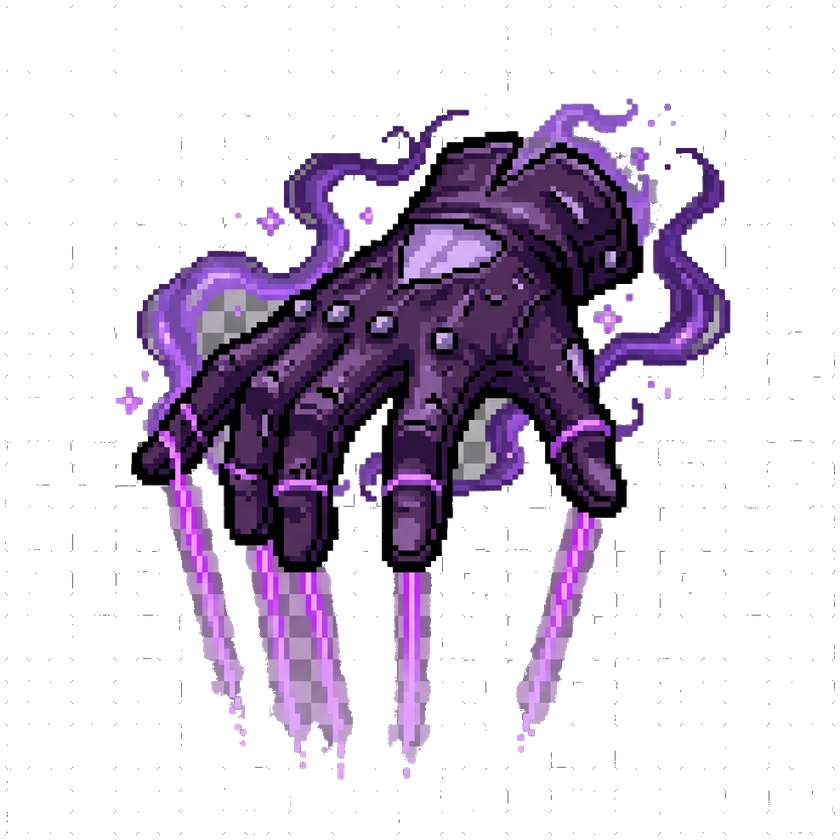
#> input picture Assets/Resources/UI/AllySkullMark.png, 840 x 840 px, shrunk from 988 x 988 before the run, found by its file name
$ python make_ally_mark_transparent.py
#> lines starting #> are read from the running program, lines starting #| are printed output that depends on the picture
#> in main, src_img is the input picture: PIL image 840x840 RGBA; mean R, G, B, A 31.3, 21.3, 37.2, 73.2
#| [INFO] Source: d:\Survivor\Survivor\Assets\Resources\UI\AllySkullMark.png  size=(840, 840)  mode=RGBA
# -*- coding: utf-8 -*-
"""
把 Resources/UI/AllySkullMark.png（"操纵灵魂的紫气丝线手套"图标）的灰白棋盘格背景
彻底抠成真透明 alpha，并裁掉前景外的空白边距让图标在 sprite 内更"紧凑"。

策略（沿用 make_tomb_skin_transparent.py 的洪水填充思路）：
1. 从 4 个角作为种子做 BFS：种子像素颜色必须满足 is_bg_color → 写入 bg_mask=1。
2. 邻居只有当自身像素颜色也满足 is_bg_color 才扩散——避免吃掉前景紫气流光。
3. 由于丝线/紫气是紫色（高饱和），手套是深紫接近黑（低亮度），都不满足 is_bg_color，
   不会被误删；棋盘格的灰白方块以及方块之间的浅灰抗锯齿过渡都会被一次性清空。
4. 写出 RGBA，背景 alpha=0，前景 alpha=255（二值化）。
5. 紧凑裁剪：扫描非透明像素的 bbox，加 4px padding 后 crop——让 sprite 内容更"满"，
   减少空白边距，避免上层逻辑把"图标看起来变小了一半"误以为是显示尺寸不够。
"""
import os
import shutil
from collections import deque
from PIL import Image

SRC = r"d:\Survivor\Survivor\Assets\Resources\UI\AllySkullMark.png"
DST = SRC  # 原地覆盖；旧文件已在 git 里有历史，按需 git checkout 即可回滚


def is_bg_color(r, g, b):
    """判断像素颜色是否属于"棋盘格灰白背景 / 白雾"。
    - 弱饱和（chrom 小）+ 中高亮度（lum >= 110）→ 视为背景。
    - 紫气流光是高饱和紫，手套是深色低亮度，都不满足，永远保留。"""
    mx = max(r, g, b)
    mn = min(r, g, b)
    chrom = mx - mn
    lum = (r + g + b) / 3
    if chrom <= 32 and lum >= 110:
        return True
    return False


def flood_fill_bg(img: Image.Image) -> Image.Image:
    img = img.convert("RGB")
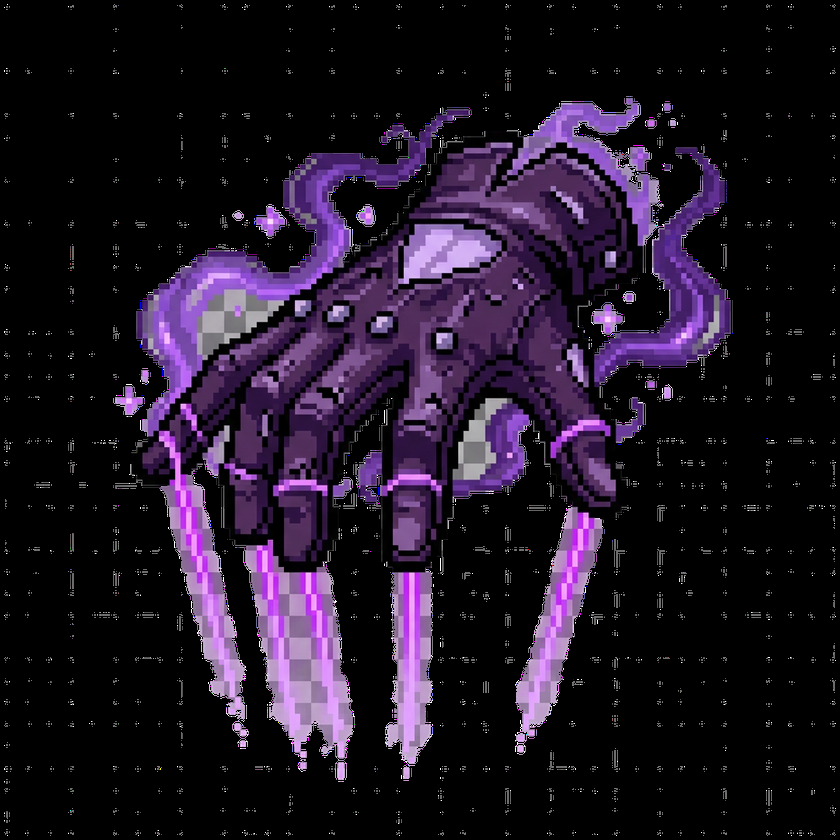
#> img: PIL image 840x840 RGB; mean R, G, B 31.3, 21.3, 37.2
    w, h = img.size
#> w = 840; h = 840
    rgb = img.load()

    bg_mask = bytearray(w * h)  # 0=未访问, 1=背景
    q = deque()
    seeds = [(0, 0), (w - 1, 0), (0, h - 1), (w - 1, h - 1)]
#> seeds = [(0, 0), (839, 0), (0, 839), (839, 839)]
    for sx, sy in seeds:
        idx = sy * w + sx
        if bg_mask[idx] == 0 and is_bg_color(*rgb[sx, sy]):
            bg_mask[idx] = 1
            q.append((sx, sy))

    while q:
        x, y = q.popleft()
        for dx, dy in ((1, 0), (-1, 0), (0, 1), (0, -1)):
            nx, ny = x + dx, y + dy
            if nx < 0 or nx >= w or ny < 0 or ny >= h:
                continue
            ni = ny * w + nx
            if bg_mask[ni]:
                continue
            r, g, b = rgb[nx, ny]
            if is_bg_color(r, g, b):
                bg_mask[ni] = 1
                q.append((nx, ny))
#> this loop made 0 passes

    out = Image.new("RGBA", (w, h))
#> out: PIL image 840x840 RGBA; every value is 0
    op = out.load()
    for y in range(h):
        row_off = y * w
        for x in range(w):
            if bg_mask[row_off + x]:
                op[x, y] = (0, 0, 0, 0)
            else:
                r, g, b = rgb[x, y]
                op[x, y] = (r, g, b, 255)
#| [INFO] Flood-fill done.  size=(840, 840)  mode=RGBA
    return out


def tight_crop(img: Image.Image, padding: int = 6) -> Image.Image:
    """根据非透明像素 bbox 紧凑裁剪 + 少量 padding，避免 sprite 内大量空白。"""
#> called with padding = 6
    bbox = img.getbbox()  # 自动按 alpha>0 计算
#> bbox = (0, 0, 840, 840)
    if bbox is None:
        return img
    l, t, r, b = bbox
#> l = 0; t = 0; r = 840; b = 840
    w, h = img.size
#> w = 840; h = 840
    l = max(0, l - padding)
    t = max(0, t - padding)
    r = min(w, r + padding)
    b = min(h, b + padding)
    return img.crop((l, t, r, b))


def main():
    if not os.path.exists(SRC):
        raise FileNotFoundError(SRC)

    src_img = Image.open(SRC)
    print(f"[INFO] Source: {SRC}  size={src_img.size}  mode={src_img.mode}")

    cleared = flood_fill_bg(src_img)
    print(f"[INFO] Flood-fill done.  size={cleared.size}  mode={cleared.mode}")

    cropped = tight_crop(cleared, padding=6)
    print(f"[INFO] Tight crop done.  size={cropped.size}  (前后裁掉了空白边距)")
#| [INFO] Tight crop done.  size=(840, 840)  (前后裁掉了空白边距)

    bak = DST + ".raw.bak"
    if os.path.exists(DST) and not os.path.exists(bak):
        shutil.copy2(DST, bak)
        print(f"[INFO] Backup -> {bak}")

    cropped.save(DST, format="PNG", optimize=True)
    print(f"[OK] Wrote {DST}")


if __name__ == "__main__":
    main()

$ run again, with Assets/Resources/UI/BossBarFill.png copied over Assets/Resources/UI/AllySkullMark.png
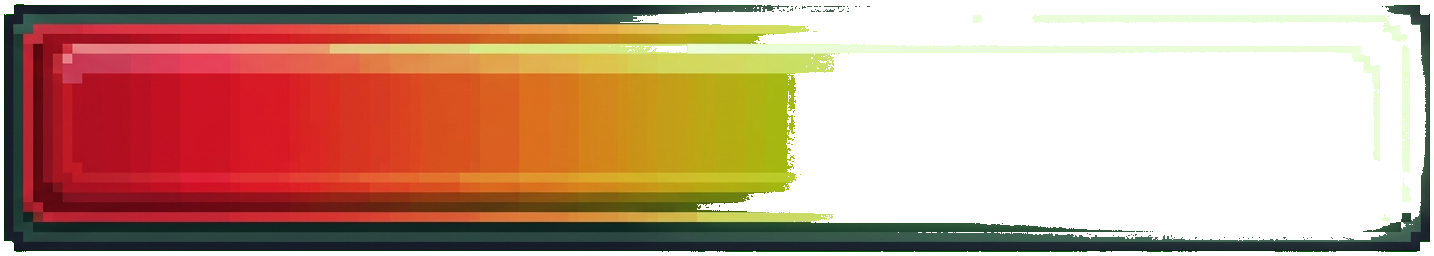
#> input picture Assets/Resources/UI/BossBarFill.png, 1434 x 256 px, found by its file name
#> in main, src_img is the input picture: PIL image 1434x256 RGBA; mean R, G, B, A 126.5, 136.7, 55.1, 149.3
#| [INFO] Source: d:\Survivor\Survivor\Assets\Resources\UI\AllySkullMark.png  size=(1434, 256)  mode=RGBA
#> in flood_fill_bg, `img = img.convert("RGB")`:
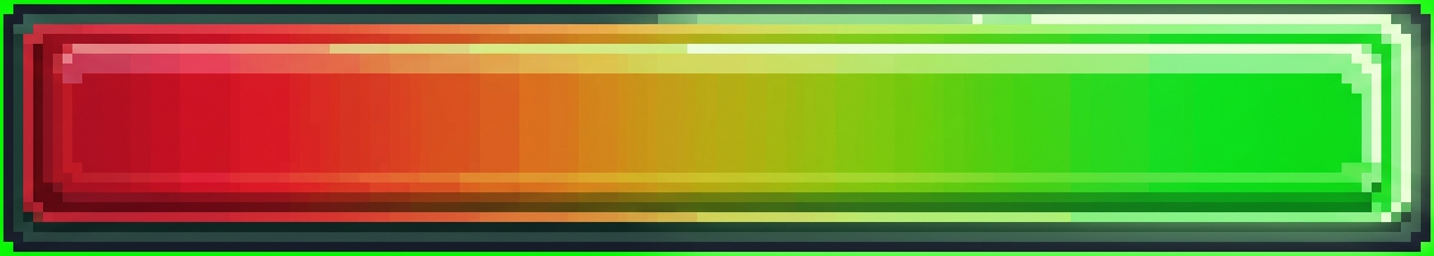
#> img: PIL image 1434x256 RGB; mean R, G, B 126.5, 136.7, 55.1
#> out: PIL image 1434x256 RGBA; every value is 0
#| [INFO] Flood-fill done.  size=(1434, 256)  mode=RGBA
#> bbox = (0, 0, 1434, 256)
#> l = 0; r = 1434; b = 256
#| [INFO] Tight crop done.  size=(1434, 256)  (前后裁掉了空白边距)

$ run again, with Assets/Resources/UI/FirstClearChest.png copied over Assets/Resources/UI/AllySkullMark.png
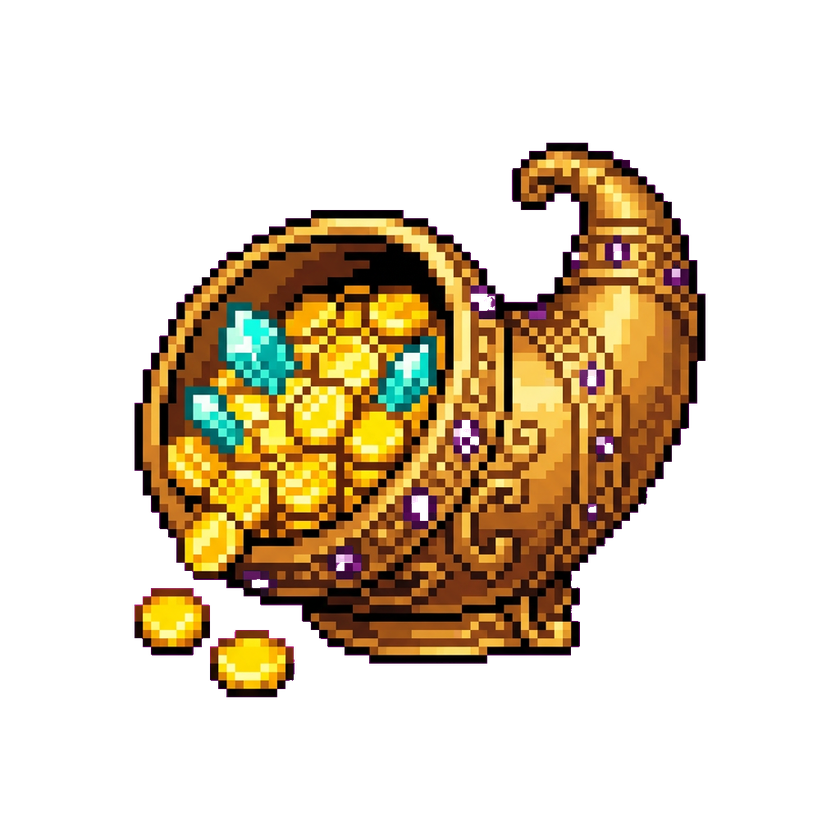
#> input picture Assets/Resources/UI/FirstClearChest.png, 840 x 840 px, shrunk from 1024 x 1024 before the run, found by its file name
#> in main, src_img is the input picture: PIL image 840x840 RGBA; mean R, G, B, A 45, 32, 13.2, 76.6
#| [INFO] Source: d:\Survivor\Survivor\Assets\Resources\UI\AllySkullMark.png  size=(840, 840)  mode=RGBA
#> in flood_fill_bg, `img = img.convert("RGB")`:
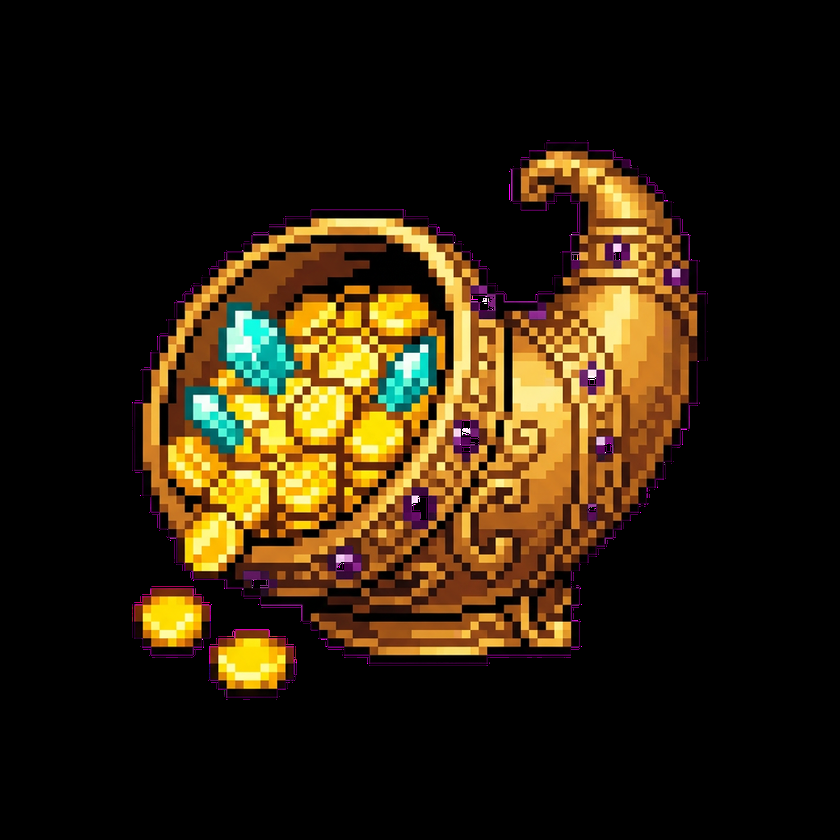
#> img: PIL image 840x840 RGB; mean R, G, B 45, 32, 13.2
#> out: PIL image 840x840 RGBA; every value is 0
#| [INFO] Flood-fill done.  size=(840, 840)  mode=RGBA
#> bbox = (0, 0, 840, 840)
#> l = 0; r = 840
#| [INFO] Tight crop done.  size=(840, 840)  (前后裁掉了空白边距)
